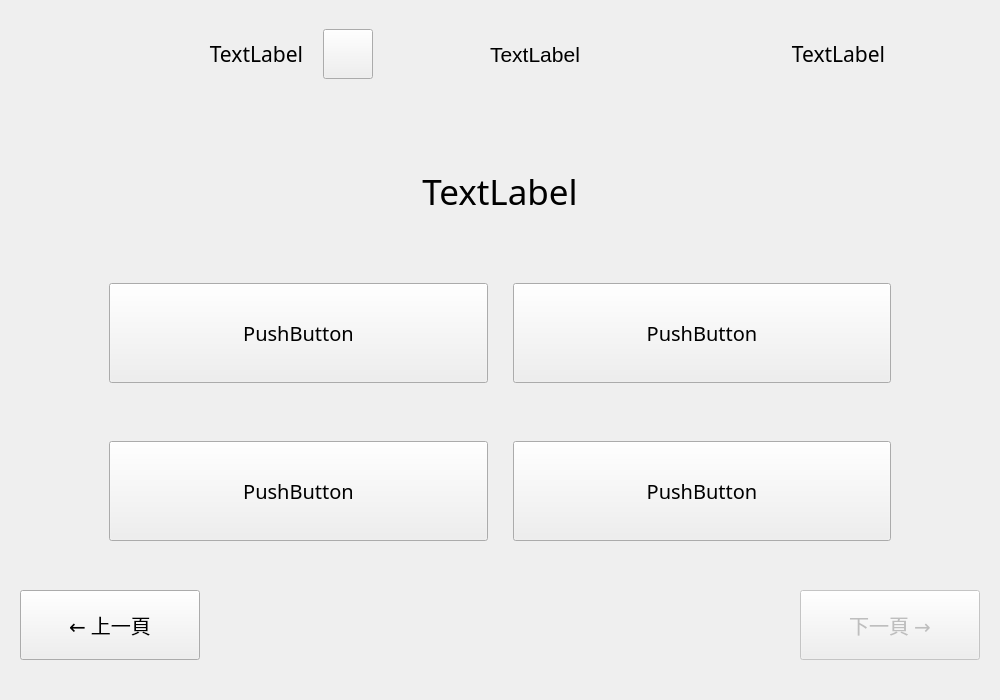
<?xml version="1.0" encoding="UTF-8"?>
<ui version="4.0">
 <class>MultipleChoice</class>
 <widget class="QWidget" name="MultipleChoice">
  <property name="geometry">
   <rect>
    <x>0</x>
    <y>0</y>
    <width>1000</width>
    <height>700</height>
   </rect>
  </property>
  <property name="windowTitle">
   <string>Form</string>
  </property>
  <layout class="QVBoxLayout" name="verticalLayout">
   <property name="spacing">
    <number>40</number>
   </property>
   <property name="leftMargin">
    <number>20</number>
   </property>
   <property name="topMargin">
    <number>20</number>
   </property>
   <property name="rightMargin">
    <number>20</number>
   </property>
   <property name="bottomMargin">
    <number>40</number>
   </property>
   <item>
    <layout class="QHBoxLayout" name="upperNavigator" stretch="0,0,0,0">
     <property name="spacing">
      <number>20</number>
     </property>
     <property name="sizeConstraint">
      <enum>QLayout::SizeConstraint::SetFixedSize</enum>
     </property>
     <property name="bottomMargin">
      <number>20</number>
     </property>
     <item>
      <widget class="QLabel" name="correctState">
       <property name="maximumSize">
        <size>
         <width>16777215</width>
         <height>50</height>
        </size>
       </property>
       <property name="font">
        <font>
         <family>Microsoft JhengHei</family>
         <pointsize>16</pointsize>
        </font>
       </property>
       <property name="text">
        <string>TextLabel</string>
       </property>
       <property name="alignment">
        <set>Qt::AlignmentFlag::AlignRight|Qt::AlignmentFlag::AlignTrailing|Qt::AlignmentFlag::AlignVCenter</set>
       </property>
      </widget>
     </item>
     <item>
      <widget class="QPushButton" name="muteState">
       <property name="maximumSize">
        <size>
         <width>50</width>
         <height>50</height>
        </size>
       </property>
       <property name="text">
        <string/>
       </property>
       <property name="iconSize">
        <size>
         <width>40</width>
         <height>40</height>
        </size>
       </property>
      </widget>
     </item>
     <item>
      <widget class="QWidget" name="timerDisplayContainer" native="true">
       <layout class="QVBoxLayout" name="verticalLayout_2">
        <item>
         <layout class="QHBoxLayout" name="timerDisplayAligner">
          <item>
           <widget class="QLabel" name="timerDisplay">
            <property name="minimumSize">
             <size>
              <width>0</width>
              <height>50</height>
             </size>
            </property>
            <property name="font">
             <font>
              <pointsize>16</pointsize>
             </font>
            </property>
            <property name="text">
             <string>TextLabel</string>
            </property>
            <property name="alignment">
             <set>Qt::AlignmentFlag::AlignCenter</set>
            </property>
           </widget>
          </item>
         </layout>
        </item>
       </layout>
      </widget>
     </item>
     <item>
      <widget class="QLabel" name="progress">
       <property name="maximumSize">
        <size>
         <width>16777215</width>
         <height>50</height>
        </size>
       </property>
       <property name="font">
        <font>
         <family>Microsoft JhengHei</family>
         <pointsize>16</pointsize>
        </font>
       </property>
       <property name="text">
        <string>TextLabel</string>
       </property>
       <property name="alignment">
        <set>Qt::AlignmentFlag::AlignCenter</set>
       </property>
      </widget>
     </item>
    </layout>
   </item>
   <item>
    <widget class="QLabel" name="questionTitle">
     <property name="font">
      <font>
       <family>Microsoft JhengHei</family>
       <pointsize>26</pointsize>
      </font>
     </property>
     <property name="text">
      <string>TextLabel</string>
     </property>
     <property name="alignment">
      <set>Qt::AlignmentFlag::AlignCenter</set>
     </property>
    </widget>
   </item>
   <item>
    <layout class="QGridLayout" name="optionLayout">
     <property name="leftMargin">
      <number>80</number>
     </property>
     <property name="rightMargin">
      <number>80</number>
     </property>
     <property name="horizontalSpacing">
      <number>7</number>
     </property>
     <item row="1" column="1">
      <widget class="QWidget" name="optionBSpacer" native="true">
       <layout class="QVBoxLayout" name="verticalLayout_4">
        <item>
         <layout class="QHBoxLayout" name="optionBAligner">
          <item>
           <widget class="QPushButton" name="optionB">
            <property name="minimumSize">
             <size>
              <width>0</width>
              <height>100</height>
             </size>
            </property>
            <property name="font">
             <font>
              <family>Microsoft JhengHei</family>
              <pointsize>15</pointsize>
             </font>
            </property>
            <property name="text">
             <string>PushButton</string>
            </property>
           </widget>
          </item>
         </layout>
        </item>
       </layout>
      </widget>
     </item>
     <item row="1" column="0">
      <widget class="QWidget" name="optionASpacer" native="true">
       <layout class="QVBoxLayout" name="verticalLayout_3">
        <item>
         <layout class="QHBoxLayout" name="optionAAligner">
          <item>
           <widget class="QPushButton" name="optionA">
            <property name="minimumSize">
             <size>
              <width>0</width>
              <height>100</height>
             </size>
            </property>
            <property name="font">
             <font>
              <family>Microsoft JhengHei</family>
              <pointsize>15</pointsize>
             </font>
            </property>
            <property name="text">
             <string>PushButton</string>
            </property>
           </widget>
          </item>
         </layout>
        </item>
       </layout>
      </widget>
     </item>
     <item row="2" column="0">
      <widget class="QWidget" name="optionCSpacer" native="true">
       <layout class="QVBoxLayout" name="verticalLayout_8">
        <item>
         <layout class="QVBoxLayout" name="optionCAligner">
          <item>
           <widget class="QPushButton" name="optionC">
            <property name="minimumSize">
             <size>
              <width>0</width>
              <height>100</height>
             </size>
            </property>
            <property name="font">
             <font>
              <family>Microsoft JhengHei</family>
              <pointsize>15</pointsize>
             </font>
            </property>
            <property name="text">
             <string>PushButton</string>
            </property>
           </widget>
          </item>
         </layout>
        </item>
       </layout>
      </widget>
     </item>
     <item row="2" column="1">
      <widget class="QWidget" name="optionDSpacer" native="true">
       <layout class="QVBoxLayout" name="verticalLayout_6">
        <item>
         <layout class="QVBoxLayout" name="optionDAligner">
          <item>
           <widget class="QPushButton" name="optionD">
            <property name="minimumSize">
             <size>
              <width>0</width>
              <height>100</height>
             </size>
            </property>
            <property name="font">
             <font>
              <family>Microsoft JhengHei</family>
              <pointsize>15</pointsize>
             </font>
            </property>
            <property name="text">
             <string>PushButton</string>
            </property>
           </widget>
          </item>
         </layout>
        </item>
       </layout>
      </widget>
     </item>
    </layout>
   </item>
   <item>
    <layout class="QHBoxLayout" name="bottomNavigator" stretch="0,0,0">
     <property name="spacing">
      <number>0</number>
     </property>
     <property name="sizeConstraint">
      <enum>QLayout::SizeConstraint::SetFixedSize</enum>
     </property>
     <item>
      <widget class="QWidget" name="prevButtonSpacer" native="true">
       <property name="minimumSize">
        <size>
         <width>120</width>
         <height>70</height>
        </size>
       </property>
       <property name="maximumSize">
        <size>
         <width>180</width>
         <height>70</height>
        </size>
       </property>
       <layout class="QHBoxLayout" name="horizontalLayout_2">
        <property name="spacing">
         <number>0</number>
        </property>
        <property name="leftMargin">
         <number>0</number>
        </property>
        <property name="topMargin">
         <number>0</number>
        </property>
        <property name="rightMargin">
         <number>0</number>
        </property>
        <property name="bottomMargin">
         <number>0</number>
        </property>
        <item>
         <layout class="QHBoxLayout" name="prevButtonAligner">
          <property name="spacing">
           <number>0</number>
          </property>
          <item>
           <widget class="QPushButton" name="prevButton">
            <property name="minimumSize">
             <size>
              <width>120</width>
              <height>70</height>
             </size>
            </property>
            <property name="maximumSize">
             <size>
              <width>180</width>
              <height>70</height>
             </size>
            </property>
            <property name="font">
             <font>
              <family>Microsoft JhengHei</family>
              <pointsize>15</pointsize>
             </font>
            </property>
            <property name="text">
             <string>← 上一頁</string>
            </property>
           </widget>
          </item>
         </layout>
        </item>
       </layout>
      </widget>
     </item>
     <item>
      <spacer name="horizontalSpacer">
       <property name="orientation">
        <enum>Qt::Orientation::Horizontal</enum>
       </property>
       <property name="sizeType">
        <enum>QSizePolicy::Policy::Minimum</enum>
       </property>
       <property name="sizeHint" stdset="0">
        <size>
         <width>600</width>
         <height>20</height>
        </size>
       </property>
      </spacer>
     </item>
     <item>
      <widget class="QPushButton" name="nextQuestion">
       <property name="enabled">
        <bool>false</bool>
       </property>
       <property name="sizePolicy">
        <sizepolicy hsizetype="Minimum" vsizetype="Fixed">
         <horstretch>120</horstretch>
         <verstretch>70</verstretch>
        </sizepolicy>
       </property>
       <property name="minimumSize">
        <size>
         <width>180</width>
         <height>70</height>
        </size>
       </property>
       <property name="maximumSize">
        <size>
         <width>180</width>
         <height>70</height>
        </size>
       </property>
       <property name="font">
        <font>
         <family>Microsoft JhengHei</family>
         <pointsize>15</pointsize>
        </font>
       </property>
       <property name="text">
        <string>下一頁 →</string>
       </property>
      </widget>
     </item>
    </layout>
   </item>
  </layout>
 </widget>
 <resources/>
 <connections/>
</ui>
